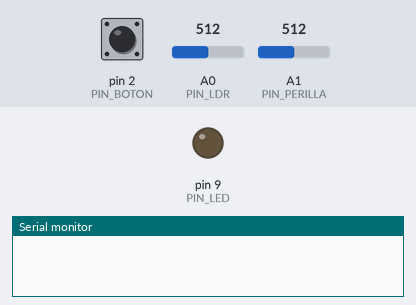
Recording of a sketch running on a simulated Arduino Uno, built with avr-gcc and run on an emulated ATmega328P. Parts: output pins drawn as LEDs (lit = HIGH), the last lines printed to the serial monitor. The inputs (shaded band) are chosen by the test bench; at power-on: A1 (PIN_PERILLA) = 512, pin 2 (PIN_BOTON) HIGH, A0 (PIN_LDR) = 512.

Above: at 1.2 s.
1.3 s: A1 (PIN_PERILLA) set to 523
At 1.6 s:
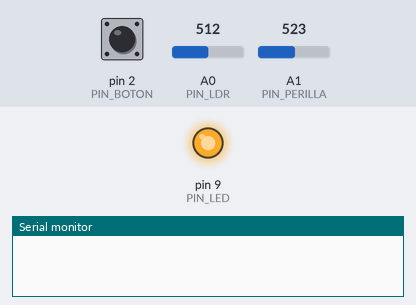
2.8 s: pin 2 (PIN_BOTON) pulled LOW for 0.15 s
At 3.7 s:
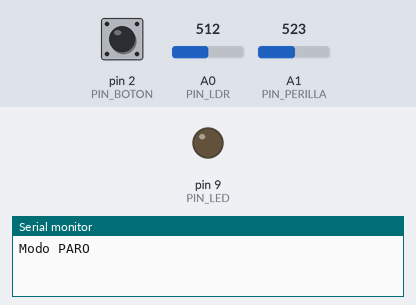
4.4 s: pin 2 (PIN_BOTON) pulled LOW for 1 s
At 5.2 s:
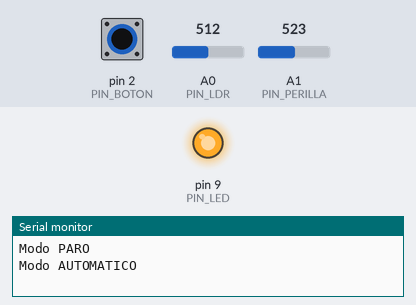
6.9 s: pin 2 (PIN_BOTON) pulled LOW for 3.2 s
At 8.3 s:
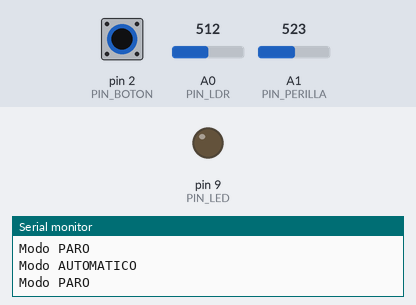
Timing chart, 0 to 9.9 s (numbered marks = the images above; inputs shaded):
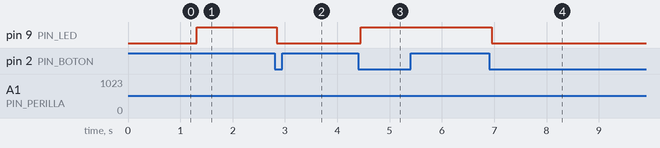

The sketch:

P12_boton_de_paro.ino
```cpp
/*
  P12 · Reto: botón de paro (solución del instructor)         Sesión 6
  ------------------------------------------------------------------
  Qué hace: la lámpara de P12, con un botón: un toque la apaga aunque esté oscuro ("paro")
  y otro toque la deja otra vez en automático.

  Conexiones: las de P12 y un botón
    LDR + 10 kohm    5 V -> LDR -> punto medio -> 10 kohm -> GND ; punto medio -> A0
    Potenciómetro    extremo -> 5 V ; centro -> A1 ; otro extremo -> GND
    LED              pin 9 -> resistencia 220 ohm -> LED (+) ; pata corta -> GND
    Botón            una pata -> pin 2 ; la pata OPUESTA (en diagonal) -> GND

  Ideas clave:
    - Es la variable de estado de la Sesión 3: "automatico" recuerda en qué modo está la lámpara.
    - Se detecta el MOMENTO en que se presiona el botón (de HIGH a LOW), igual que en P06,
      para que un toque largo no cambie el modo varias veces.
    - Une las Sesiones 3 y 6 (es el "proyecto 3" del manual: botón de paro + LDR).
*/

const int PIN_LDR = A0;
const int PIN_PERILLA = A1;
const int PIN_LED = 9;
const int PIN_BOTON = 2;

bool automatico = true;             // true = la lámpara decide sola; false = parada
int botonAnterior = HIGH;           // con INPUT_PULLUP, HIGH = suelto

void setup() {
  pinMode(PIN_LED, OUTPUT);
  pinMode(PIN_BOTON, INPUT_PULLUP);
  Serial.begin(9600);
}

void loop() {
  int botonActual = digitalRead(PIN_BOTON);
  if (botonAnterior == HIGH && botonActual == LOW) {   // acaban de presionarlo
    automatico = !automatico;
    if (automatico) {
      Serial.println("Modo AUTOMATICO");
    } else {
      Serial.println("Modo PARO");
    }
    delay(30);                                         // antirrebote sencillo
  }
  botonAnterior = botonActual;

  int luz = analogRead(PIN_LDR);
  int umbral = analogRead(PIN_PERILLA);

  if (automatico && luz < umbral) {
    digitalWrite(PIN_LED, HIGH);
  } else {
    digitalWrite(PIN_LED, LOW);
  }
  delay(20);
}
```

Measured:
- the behaviour switches between 512 and 513 on A1 (PIN_PERILLA) (found by bisection; images 0 and 1)
- after the input at 1.3 s, pin 9 (PIN_LED): LOW → HIGH at once
- after the input at 2.8 s, pin 9 (PIN_LED): HIGH → LOW at once
- after the input at 4.4 s, pin 9 (PIN_LED): LOW → HIGH after 0.05 s
- after the input at 6.9 s, pin 9 (PIN_LED): HIGH → LOW after 0.05 s
